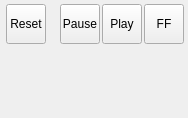
<?xml version="1.0" encoding="UTF-8"?>
<ui version="4.0">
 <class>GameControls</class>
 <widget class="QWidget" name="GameControls">
  <property name="geometry">
   <rect>
    <x>0</x>
    <y>0</y>
    <width>188</width>
    <height>118</height>
   </rect>
  </property>
  <property name="sizePolicy">
   <sizepolicy hsizetype="MinimumExpanding" vsizetype="MinimumExpanding">
    <horstretch>0</horstretch>
    <verstretch>0</verstretch>
   </sizepolicy>
  </property>
  <property name="minimumSize">
   <size>
    <width>0</width>
    <height>0</height>
   </size>
  </property>
  <property name="maximumSize">
   <size>
    <width>273</width>
    <height>118</height>
   </size>
  </property>
  <property name="windowTitle">
   <string>Form</string>
  </property>
  <layout class="QVBoxLayout" name="verticalLayout">
   <property name="spacing">
    <number>0</number>
   </property>
   <property name="leftMargin">
    <number>0</number>
   </property>
   <property name="topMargin">
    <number>0</number>
   </property>
   <property name="rightMargin">
    <number>0</number>
   </property>
   <property name="bottomMargin">
    <number>0</number>
   </property>
   <item>
    <widget class="QFrame" name="buttonFrame">
     <property name="styleSheet">
      <string notr="true">QFrame {
     background: url(:/SimulationControlsButtonFrame.png) top left no-repeat;
}
</string>
     </property>
     <property name="lineWidth">
      <number>0</number>
     </property>
     <layout class="QHBoxLayout" name="horizontalLayout_2">
      <property name="spacing">
       <number>2</number>
      </property>
      <property name="leftMargin">
       <number>6</number>
      </property>
      <property name="topMargin">
       <number>2</number>
      </property>
      <property name="rightMargin">
       <number>4</number>
      </property>
      <property name="bottomMargin">
       <number>4</number>
      </property>
      <item>
       <widget class="QToolButton" name="buttonReset">
        <property name="minimumSize">
         <size>
          <width>40</width>
          <height>40</height>
         </size>
        </property>
        <property name="maximumSize">
         <size>
          <width>40</width>
          <height>40</height>
         </size>
        </property>
        <property name="text">
         <string>Reset</string>
        </property>
       </widget>
      </item>
      <item>
       <spacer name="horizontalSpacer_2X">
        <property name="minimumSize">
         <size>
          <width>5</width>
          <height>0</height>
         </size>
        </property>
        <property name="orientation">
         <enum>Qt::Horizontal</enum>
        </property>
        <property name="sizeType">
         <enum>QSizePolicy::MinimumExpanding</enum>
        </property>
        <property name="sizeHint" stdset="0">
         <size>
          <width>2</width>
          <height>0</height>
         </size>
        </property>
       </spacer>
      </item>
      <item>
       <widget class="QToolButton" name="buttonPause">
        <property name="minimumSize">
         <size>
          <width>40</width>
          <height>40</height>
         </size>
        </property>
        <property name="maximumSize">
         <size>
          <width>40</width>
          <height>40</height>
         </size>
        </property>
        <property name="text">
         <string>Pause</string>
        </property>
       </widget>
      </item>
      <item>
       <widget class="QToolButton" name="buttonPlay">
        <property name="minimumSize">
         <size>
          <width>40</width>
          <height>40</height>
         </size>
        </property>
        <property name="maximumSize">
         <size>
          <width>40</width>
          <height>40</height>
         </size>
        </property>
        <property name="text">
         <string>Play</string>
        </property>
       </widget>
      </item>
      <item>
       <widget class="QToolButton" name="buttonForward">
        <property name="minimumSize">
         <size>
          <width>40</width>
          <height>40</height>
         </size>
        </property>
        <property name="maximumSize">
         <size>
          <width>40</width>
          <height>40</height>
         </size>
        </property>
        <property name="text">
         <string>FF</string>
        </property>
       </widget>
      </item>
     </layout>
    </widget>
   </item>
   <item>
    <layout class="QHBoxLayout" name="horizontalLayout">
     <item>
      <spacer name="horizontalSpacer">
       <property name="orientation">
        <enum>Qt::Horizontal</enum>
       </property>
       <property name="sizeHint" stdset="0">
        <size>
         <width>85</width>
         <height>20</height>
        </size>
       </property>
      </spacer>
     </item>
     <item>
      <widget class="QFrame" name="statusFrame">
       <property name="minimumSize">
        <size>
         <width>68</width>
         <height>68</height>
        </size>
       </property>
       <property name="styleSheet">
        <string notr="true">background: url(:/SimulationControlsLabelFrame.png);</string>
       </property>
       <property name="frameShape">
        <enum>QFrame::NoFrame</enum>
       </property>
       <property name="frameShadow">
        <enum>QFrame::Plain</enum>
       </property>
       <property name="lineWidth">
        <number>0</number>
       </property>
       <layout class="QHBoxLayout" name="horizontalLayout_3">
        <property name="spacing">
         <number>0</number>
        </property>
        <property name="leftMargin">
         <number>4</number>
        </property>
        <property name="topMargin">
         <number>0</number>
        </property>
        <property name="rightMargin">
         <number>0</number>
        </property>
        <property name="bottomMargin">
         <number>4</number>
        </property>
        <item>
         <widget class="QLabel" name="statusLabel">
          <property name="minimumSize">
           <size>
            <width>64</width>
            <height>64</height>
           </size>
          </property>
          <property name="maximumSize">
           <size>
            <width>64</width>
            <height>64</height>
           </size>
          </property>
          <property name="styleSheet">
           <string notr="true">background: url(:/transparant.png);</string>
          </property>
          <property name="text">
           <string/>
          </property>
          <property name="alignment">
           <set>Qt::AlignRight|Qt::AlignTop|Qt::AlignTrailing</set>
          </property>
         </widget>
        </item>
       </layout>
      </widget>
     </item>
    </layout>
   </item>
  </layout>
 </widget>
 <resources/>
 <connections/>
</ui>
